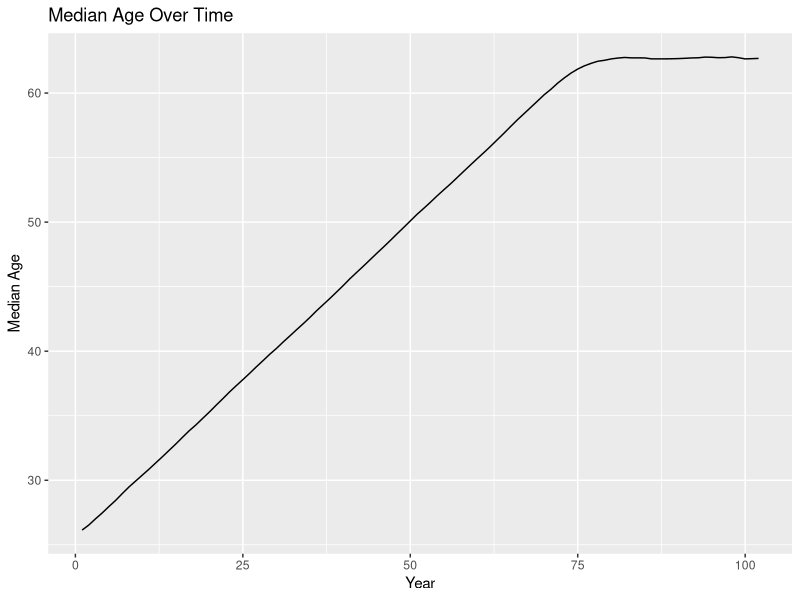
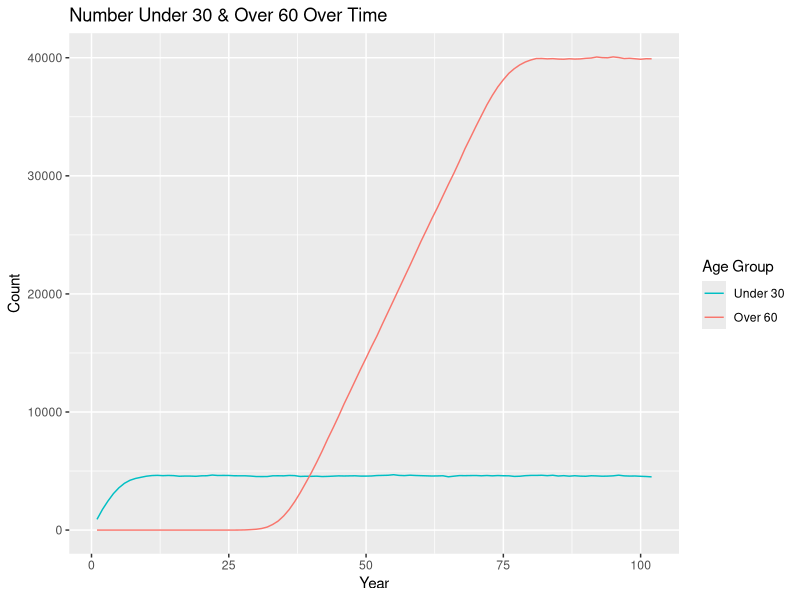
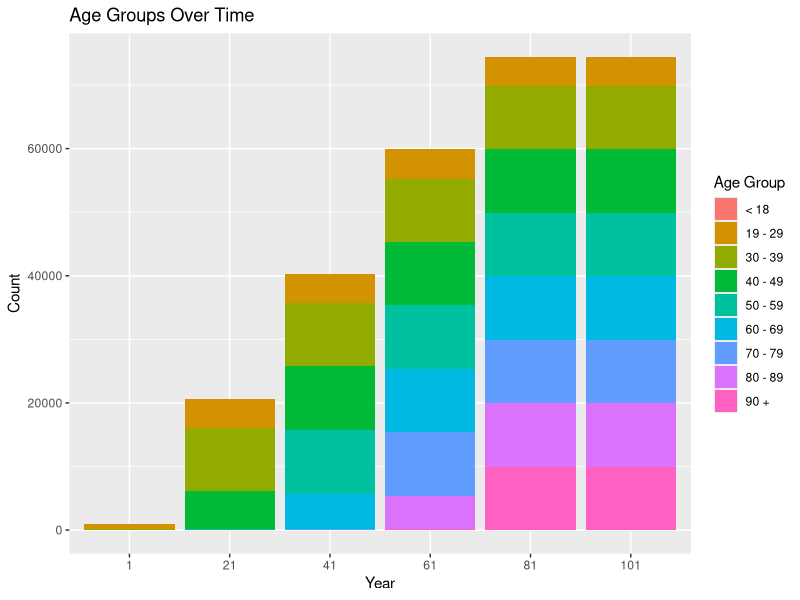
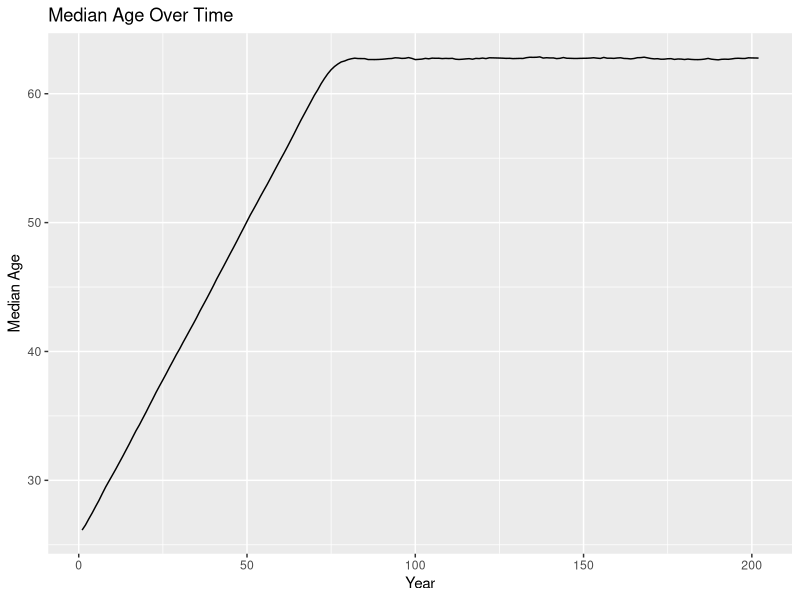
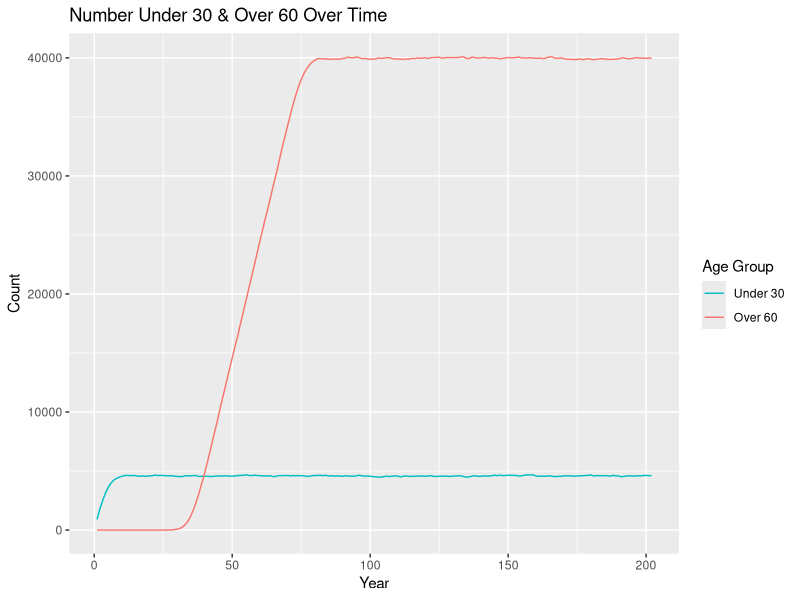
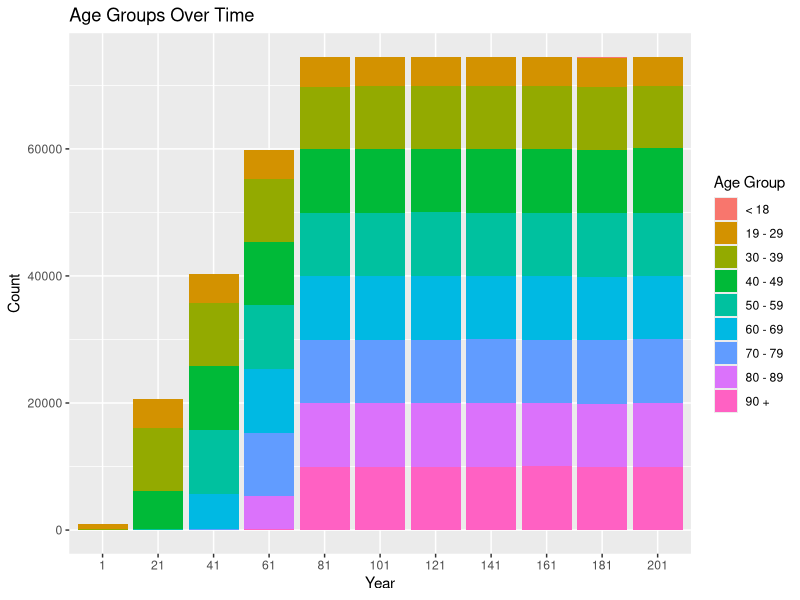

The R source for these figures, in order:
## ---- chunk 1
knitr::opts_chunk$set(echo = TRUE)
## ---- chunk 2
library(tidyverse)
## ---- chunk 3
set.seed(12345)
## ---- chunk 4
population <- 
  rnorm(n = 1000, mean = 26, sd = 3) %>% 
  enframe() %>% 
  select(value) %>% 
  rename(original_age = value) %>% 
  mutate(current_age = original_age, years_incarcerated = 0) %>% 
  mutate(odds_of_removal = case_when(current_age < 19 ~ 0.007,
                                     current_age >= 19 & current_age < 30 ~ 0.0013,
                                     current_age >= 30 & current_age < 40 ~ 0.0019,
                                     current_age >= 40 & current_age < 50 ~ 0.0040,
                                     current_age >= 50 & current_age < 60 ~ 0.0088,
                                     current_age >= 60 & current_age < 70 ~ 0.0178,
                                     current_age >= 70 & current_age < 80 ~ 0.0439,
                                     current_age >= 80 & current_age < 90 ~ 0.1345,
                                     current_age >= 90 ~ 0.1345))
  # mutate(eligible_for_parole = FALSE)

overall <-
  tibble(year = 1, total_population = nrow(population), 
         median_age = median(population$current_age)) %>% 
  mutate("< 18" = pull(count(filter(population, current_age < 19))),
         "19 - 29" = pull(count(filter(population, current_age >= 19 & current_age < 30))),
         "30 - 39" = pull(count(filter(population, current_age >= 30 & current_age < 40))),
         "40 - 49" = pull(count(filter(population, current_age >= 40 & current_age < 50))),
         "50 - 59" = pull(count(filter(population, current_age >= 50 & current_age < 60))),
         "60 - 69" = pull(count(filter(population, current_age >= 60 & current_age < 70))),
         "70 - 79" = pull(count(filter(population, current_age >= 70 & current_age < 80))),
         "80 - 89" = pull(count(filter(population, current_age >= 80 & current_age < 90))),
         "90 +" = pull(count(filter(population, current_age >= 90))))
## ---- chunk 5
one_year_population <- function(data) {
  # age & years incarcerated increases by 1
  data$current_age <- data$current_age + 1
  data$years_incarcerated <- data$years_incarcerated + 1
  
  # randomly removes 1 percent
  data <- data[-sample(x = 1:nrow(population), size = 0.01*nrow(population), 
                       prob = population$odds_of_removal),]
  
  # adds 1000 more
  incoming <- 
    rnorm(n = 1000, mean = 26, sd = 3) %>% 
    enframe() %>% 
    select(value) %>% 
    rename(original_age = value) %>% 
    mutate(current_age = original_age, years_incarcerated = 0) %>% 
    mutate(odds_of_removal = case_when(current_age < 19 ~ 0.007,
                                       current_age >= 19 & current_age < 30 ~ 0.0013,
                                       current_age >= 30 & current_age < 40 ~ 0.0019,
                                       current_age >= 40 & current_age < 50 ~ 0.0040,
                                       current_age >= 50 & current_age < 60 ~ 0.0088,
                                       current_age >= 60 & current_age < 70 ~ 0.0178,
                                       current_age >= 70 & current_age < 80 ~ 0.0439,
                                       current_age >= 80 & current_age < 90 ~ 0.1345,
                                       current_age >= 90 ~ 0.1345))
    #mutate(eligible_for_parole = FALSE)
  data <- rbind(data, incoming)
  
  # removes any observations with age greater than 100
  data <- data %>% 
    filter(current_age < 100)
}

one_year_overall <- function(data, p) {
    incoming <-
      tibble(year = last(data$year) + 1, total_population = nrow(p),
             median_age = median(p$current_age)) %>% 
        mutate("< 18" = pull(count(filter(p, current_age < 19))),
               "19 - 29" = pull(count(filter(p, current_age >= 19 & current_age < 30))),
               "30 - 39" = pull(count(filter(p, current_age >= 30 & current_age < 40))),
               "40 - 49" = pull(count(filter(p, current_age >= 40 & current_age < 50))),
               "50 - 59" = pull(count(filter(p, current_age >= 50 & current_age < 60))),
               "60 - 69" = pull(count(filter(p, current_age >= 60 & current_age < 70))),
               "70 - 79" = pull(count(filter(p, current_age >= 70 & current_age < 80))),
               "80 - 89" = pull(count(filter(p, current_age >= 80 & current_age < 90))),
               "90 +" = pull(count(filter(p, current_age >= 90))))
    data <- rbind(data, incoming)
}
## ---- chunk 6
population <- one_year_population(population)
overall <- one_year_overall(overall, population)

# extend 100 years until stable
test_population <- population
test_overall <- overall
for (i in 1:100) {
  test_population <- one_year_population(test_population)
  test_overall <- one_year_overall(test_overall, test_population)
}
## ---- chunk 7
ggplot(data = test_overall, mapping = aes(x = year, y = median_age)) +
  geom_line() +
  labs(title = "Median Age Over Time", x = "Year", y = "Median Age")

test_overall %>% 
  mutate(under_30 = `19 - 29` + `< 18`, 
         over_60 = `60 - 69` + `70 - 79` + `80 - 89` + `90 +`) %>% 
  select(year, under_30, over_60) %>% 
  ggplot(data = ., mapping = aes(x = year, group = 1)) +
  geom_line(mapping = aes(y = under_30, color = "under_30")) +
  geom_line(mapping = aes(y = over_60, color = "over_60")) +
  labs(title = "Number Under 30 & Over 60 Over Time", x = "Year", y = "Count") +
  scale_color_discrete(name = "Age Group",
                       breaks = c("under_30", "over_60"), labels = c("Under 30", "Over 60"))

test_overall_long <- test_overall %>% 
  select(year, `< 18`:`90 +`) %>% 
  mutate(year = as.character(year)) %>% 
  pivot_longer(-year, names_to = "age_group", values_to = "count") %>% 
  filter(year == "1" | year == "21" | year == "41" | year == "61" | year == "81" | year == "101")

ggplot(data = test_overall_long, mapping = aes(x = year, y = count, fill = age_group)) +
  geom_bar(position = "stack", stat = "identity") +
  labs(title = "Age Groups Over Time", x = "Year", y = "Count") +
  scale_x_discrete(limits = c("1", "21", "41", "61", "81", "101")) +
  scale_fill_discrete(name = "Age Group",
                      breaks = c("< 18", "19 - 29", "30 - 39", "40 - 49", "50 - 59", "60 - 69",
                                 "70 - 79", "80 - 89", "90 +"))
## ---- chunk 8
bar_race <- test_overall %>% 
  select(year, `< 18`:`90 +`) %>% 
  mutate(year = as.character(year)) %>% 
  pivot_longer(-year, names_to = "age_group", values_to = "count") %>% 
  pivot_wider(names_from = "year", values_from = "count")
## ---- chunk 9
test_population_e <- test_population
test_overall_e <- test_overall
for (i in 1:100) {
  test_population_e <- one_year_population(test_population_e)
  test_overall_e <- one_year_overall(test_overall_e, test_population_e)
}
## ---- chunk 10
ggplot(data = test_overall_e, mapping = aes(x = year, y = median_age)) +
  geom_line() +
  labs(title = "Median Age Over Time", x = "Year", y = "Median Age")

test_overall_e %>% 
  mutate(under_30 = `19 - 29` + `< 18`, 
         over_60 = `60 - 69` + `70 - 79` + `80 - 89` + `90 +`) %>% 
  select(year, under_30, over_60) %>% 
  ggplot(data = ., mapping = aes(x = year, group = 1)) +
  geom_line(mapping = aes(y = under_30, color = "under_30")) +
  geom_line(mapping = aes(y = over_60, color = "over_60")) +
  labs(title = "Number Under 30 & Over 60 Over Time", x = "Year", y = "Count") +
  scale_color_discrete(name = "Age Group",
                       breaks = c("under_30", "over_60"), labels = c("Under 30", "Over 60"))

test_overall_e_long <- test_overall_e %>% 
  select(year, `< 18`:`90 +`) %>% 
  mutate(year = as.character(year)) %>% 
  pivot_longer(-year, names_to = "age_group", values_to = "count") %>% 
  filter(year == "1" | year == "21" | year == "41" | year == "61" | year == "81" | 
           year == "101" | year == "121" | year == "141" | year == "161" | year == "181" |
           year == "201")

ggplot(data = test_overall_e_long, mapping = aes(x = year, y = count, fill = age_group)) +
  geom_bar(position = "stack", stat = "identity") +
  labs(title = "Age Groups Over Time", x = "Year", y = "Count") +
  scale_x_discrete(limits = c("1", "21", "41", "61", "81", "101", "121", "141", "161", "181", 
                              "201")) +
  scale_fill_discrete(name = "Age Group",
                      breaks = c("< 18", "19 - 29", "30 - 39", "40 - 49", "50 - 59", "60 - 69",
                                 "70 - 79", "80 - 89", "90 +"))
## ---- chunk 11
# NOT TOTALLY FUNCTIONAL!!!
# checks if eligible for parole
# if eligibility has been checked and odds of removal has increased, does not increase again
parole <- function(data) {
  if (data$years_incarcerated > 20 & !data$eligible_for_parole) {
    data$odds_of_removal <- data$odds_of_removal + 0.1
    data$eligible_for_parole <- TRUE
  }
}
